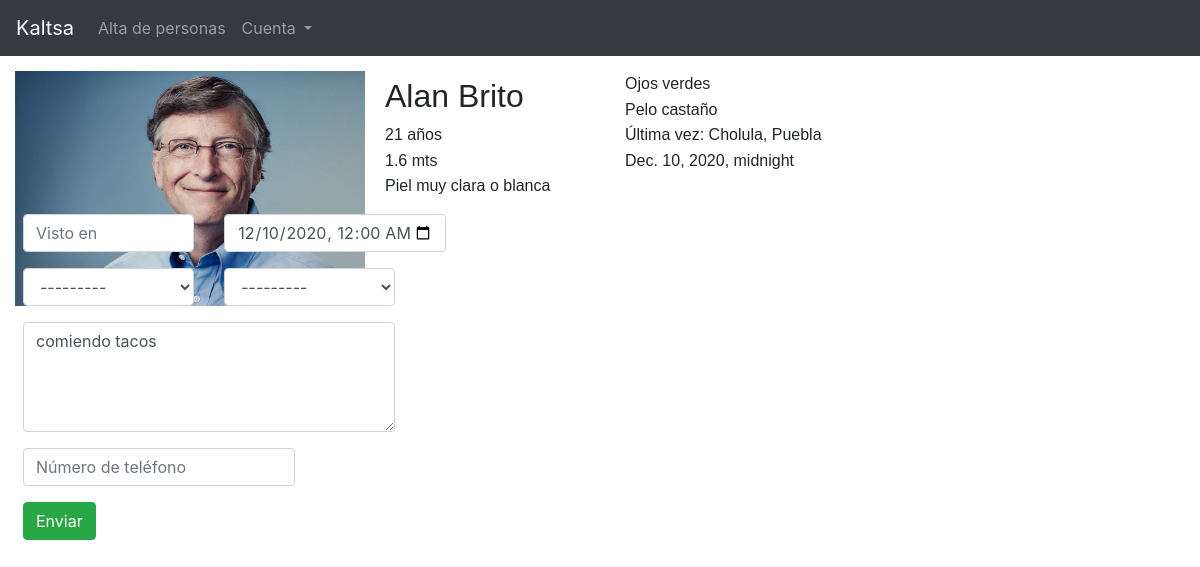
/proporcionar-pista/Alan Brito/15, run on an earlier commit of the app's database.
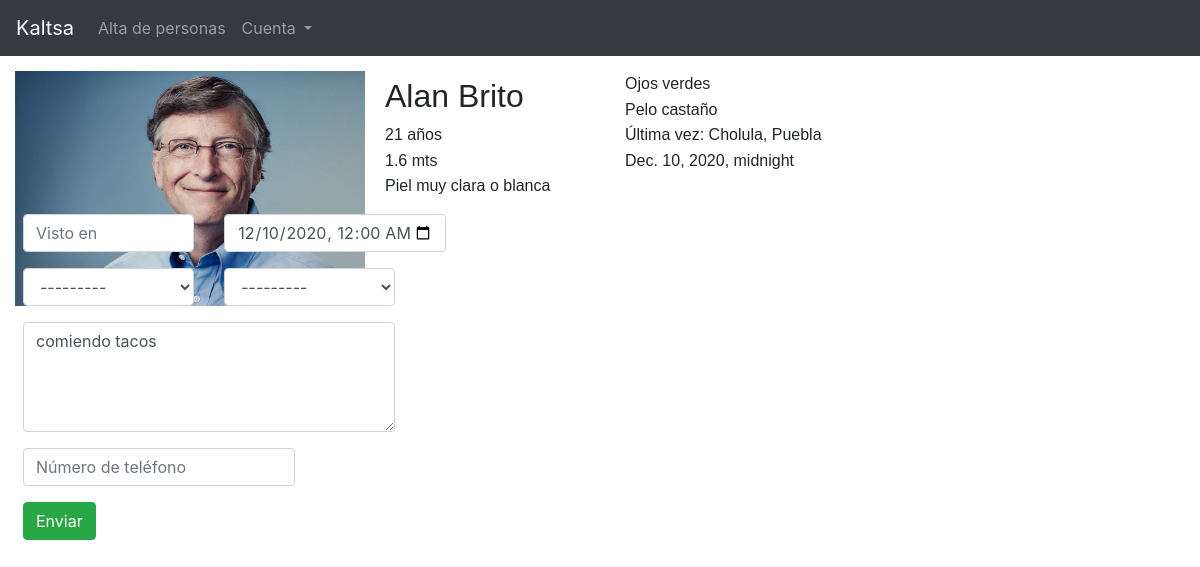
And on a later commit of the database.
### kaltsapp/models.py (models this page shows, shortened)
class MissingPerson(models.Model):
    TYPE_I = "Piel muy clara o blanca"
    TYPE_II = "Piel clara"
    TYPE_III = "Piel clara intermedia"
    TYPE_IV = "Piel morena o media"
    TYPE_V = "Piel oscura o marrón"
    TYPE_VI = "Piel muy oscura o negra"
    SKIN_COLOR_CHOICES = [
        (TYPE_I, "Piel muy clara o blanca"),
        (TYPE_II, "Piel clara"),
        (TYPE_III, "Piel clara intermedia"),
        (TYPE_IV, "Piel morena o media"),
        (TYPE_V, "Piel oscura o marrón"),
        (TYPE_VI, "Piel muy oscura o negra"),
    ]
    MALE = "Masculino"
    FEMALE = "Female"
    GENDER_CHOICES = [
        (MALE, "Masculino"),
        (FEMALE, "Female"),
    ]
    full_name = models.CharField(max_length=200, null=True)
    age = models.IntegerField(null=True)
    gender = models.CharField(max_length=100, choices=GENDER_CHOICES, default = "Género", null=True)
    height = models.FloatField(null=True)
    hair_color = models.CharField(max_length=200, null=True)
    skin_color = models.CharField(max_length=100, choices=SKIN_COLOR_CHOICES, default="Color de piel")
    eye_color = models.CharField(max_length=50, null=True)
    unique_characteristics = models.CharField(max_length=300, null=True)
    person_image = models.ImageField(default="default.png", null=True, blank=True)
    state = models.ForeignKey(State, on_delete=models.SET_NULL, null=True)
    municipio = models.ForeignKey(Municipio, on_delete=models.SET_NULL, null=True)
    last_seen_in = models.CharField(max_length=300, null=True)
    date_and_time = models.DateTimeField(auto_now_add=False, null=True)
    additional_info = models.CharField(max_length=200)

class State(models.Model):
    state = models.CharField(max_length=50, null=True)
    def __str__(self):
        stateName = '{0.state}'
        return stateName.format(self)

### kaltsapp/views.py (the view, shortened to what this page needs)
# urls.py: path('proporcionar-pista/<str:full_name>/<str:pk>', views.proporcionarPista, name="pista"),
def proporcionarPista(request, full_name, pk):
    pista = MissingPerson.objects.get(full_name=full_name, id=pk)
    form = giveClueForm(instance=pista)
    context = {'form':form, 'pista':pista}
    return render(request, "files/giveClue.html", context)

### kaltsapp/forms.py
class giveClueForm(forms.ModelForm):
    class Meta:
        model = Clue
        exclude =['clue_of']
        widgets = {
            'seen_in': forms.TextInput(attrs={'class':'form-control', 'placeholder':'Visto en'}
            ),
            'date_and_time': forms.DateTimeInput(attrs = {'type':'datetime-local', 'class':'form-control'}
            ),
            'state': forms.Select(
            attrs = {'class':'form-control', 'name':'Estado'}
            ),
            'municipio': forms.Select(
            attrs = {'class':'form-control', 'name':'Estado'}
            ),
            'additional_info': forms.Textarea(attrs = {'class':'form-control', 'cols':4, 'rows':4, 'placeholder':'Información adicional'}
            ),
            'phone_number': forms.TextInput(
                attrs = {'class':'form-control', 'placeholder':'Número de teléfono'}
            ),
        }

### kaltsapp/models.py (called while the page is built)
    def __str__(self):
        municipioName = '{0.name}'
        return municipioName.format(self)

### kaltsapp/templates/files/giveClue.html (shortened to what this page needs)
{% extends 'files/layout.html'%}
{% load static  %}
{% block content %}
<div class="wrapper">
  <img src="{{pista.person_image.url}}" id="missing_person_img">
  <h2 class="imp">{{pista.full_name}}</h2>
  <p class="imp">
    <span class="profile-data">{{pista.age}} años</span>
    <br>
    <span class="profile-data">{{pista.height}} mts</span>
    <br>
    <span class="profile-data">{{pista.skin_color}}</span>
    <br>
    <span class="profile-data">Ojos {{pista.eye_color}}</span>
    <br>
    <span class="profile-data">Pelo {{pista.hair_color}}</span>
    <br>
    <span class="profile-data">Última vez: {{pista.last_seen_in}}</span>
    <br>
    <span class="profile-data">{{pista.date_and_time}}</span>
    <br>
  </p>
</div>
<div class="row ml-2">
  <div class="col-6">
    <form id="MissingPersonForm" data-muncicipios-url="{% url 'ajax_load_municipios' %}" method="post" novalidate>
      <div class="row mb-3">
        <div class="col-4">
          {{form.seen_in}}
        </div>
        <div class="col-5">
          {{form.date_and_time}}
        </div>
      </div>
      <div class="row mb-3">
        <div class="col-4">
          {{form.state}}
        </div>
        <div class="col-4">
          {{form.municipio}}
        </div>
      </div>
      <div class="row mb-3">
        <div class="col-8">
          {{form.additional_info}}
        </div>
      </div>
      <div class="row mb-3">
        <div class="col-6">
          {{form.phone_number}}
        </div>
      </div>
      <input class="btn btn-success login_btn" type="submit" value="Enviar">
    </form>
  </div>
</div>
{% endblock %}

### kaltsapp/templates/files/layout.html (shortened to what this page needs)
{% load static %}
<!DOCTYPE html>
<html lang="en" dir="ltr">
  <head>
  <link rel="stylesheet" href="https://cdn.jsdelivr.net/npm/bootstrap@4.5.3/dist/css/bootstrap.min.css">
  <link rel="stylesheet" type="text/css" href="{% static '/css/layout.css' %}">
  </head>
  <body>
    {% include 'files/navbar.html' %}
    {% block content %}
    {% endblock %}
  </body>
</html>

### kaltsapp/templates/files/navbar.html (shortened to what this page needs)
{% load static %}
<nav class="navbar navbar-expand-lg navbar-dark bg-dark">
  <a class="navbar-brand" href="{% url 'home' %}">Kaltsa</a>
  <div class="collapse navbar-collapse" id="navbarContainer">
    {% if request.user.is_authenticated %}
      <ul class="navbar-nav mr-auto">
        <li class="nav-item">
          <a class="nav-link" href="{% url 'altaPersonas' %}">Alta de personas</a>
        </li>
        <li class="nav-item">
          <a class="nav-link" href="{% url 'perfilUsuario' %}">Ver perfil</a>
        </li>
      </ul>
      <a class="nav-link" id="logout-btn" href="{% url 'cerrarSesion' %}"> Cerrar sesión</a>
    {% else %}
      <ul class="navbar-nav mr-auto">
        <li class="nav-item">
          <a class="nav-link" href="{% url 'altaPersonas' %}">Alta de personas</a>
        </li>
        <li class="nav-item dropdown">
          <a class="nav-link dropdown-toggle" href="#" id="navbarDropdownMenuLink" role="button" data-toggle="dropdown" aria-haspopup="true" aria-expanded="false">
            Cuenta
          </a>
      </ul>
    {% endif %}
  </div>
</nav>

### static/css/layout.css (style rules this page uses)
.wrapper { column-count: 2; column-gap: 50px; padding: 15px; }
.imp { line-height: 1.6; font-family: Helvetica; text-align: justify; margin: 0; }
#missing_person_img { float: left; width: 350px; shape-margin:20px; margin-right: 20px; margin-bottom: 20px; }

What changed in the data, as far as the page shows it:
added State: state "---------"
